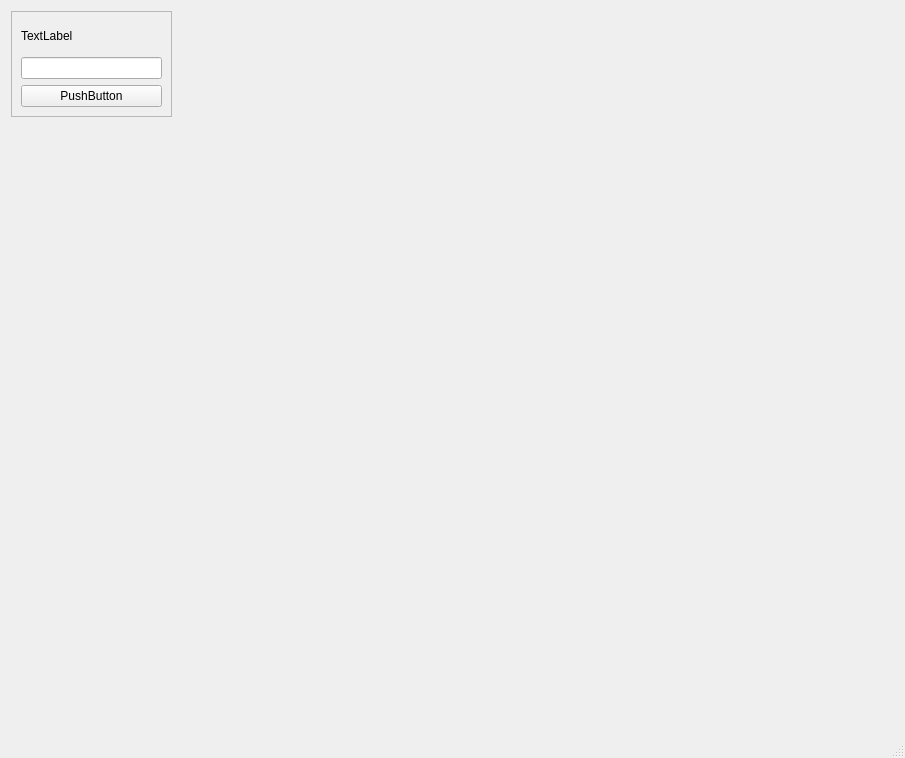
<?xml version="1.0" encoding="UTF-8"?>
<ui version="4.0">
 <class>MainWindow</class>
 <widget class="QMainWindow" name="MainWindow">
  <property name="geometry">
   <rect>
    <x>0</x>
    <y>0</y>
    <width>905</width>
    <height>758</height>
   </rect>
  </property>
  <property name="windowTitle">
   <string>MainWindow</string>
  </property>
  <widget class="QWidget" name="centralwidget">
   <widget class="QScrollArea" name="scrollArea">
    <property name="geometry">
     <rect>
      <x>11</x>
      <y>11</y>
      <width>161</width>
      <height>106</height>
     </rect>
    </property>
    <property name="widgetResizable">
     <bool>true</bool>
    </property>
    <widget class="QWidget" name="scrollAreaWidgetContents">
     <property name="geometry">
      <rect>
       <x>0</x>
       <y>0</y>
       <width>159</width>
       <height>104</height>
      </rect>
     </property>
     <layout class="QVBoxLayout" name="verticalLayout_2">
      <item>
       <widget class="QLabel" name="label">
        <property name="text">
         <string>TextLabel</string>
        </property>
       </widget>
      </item>
      <item>
       <widget class="QLineEdit" name="lineEdit"/>
      </item>
      <item>
       <widget class="QPushButton" name="pushButton">
        <property name="text">
         <string>PushButton</string>
        </property>
       </widget>
      </item>
     </layout>
    </widget>
   </widget>
  </widget>
  <widget class="QMenuBar" name="menubar">
   <property name="geometry">
    <rect>
     <x>0</x>
     <y>0</y>
     <width>905</width>
     <height>26</height>
    </rect>
   </property>
  </widget>
  <widget class="QStatusBar" name="statusbar"/>
 </widget>
 <resources/>
 <connections/>
</ui>
